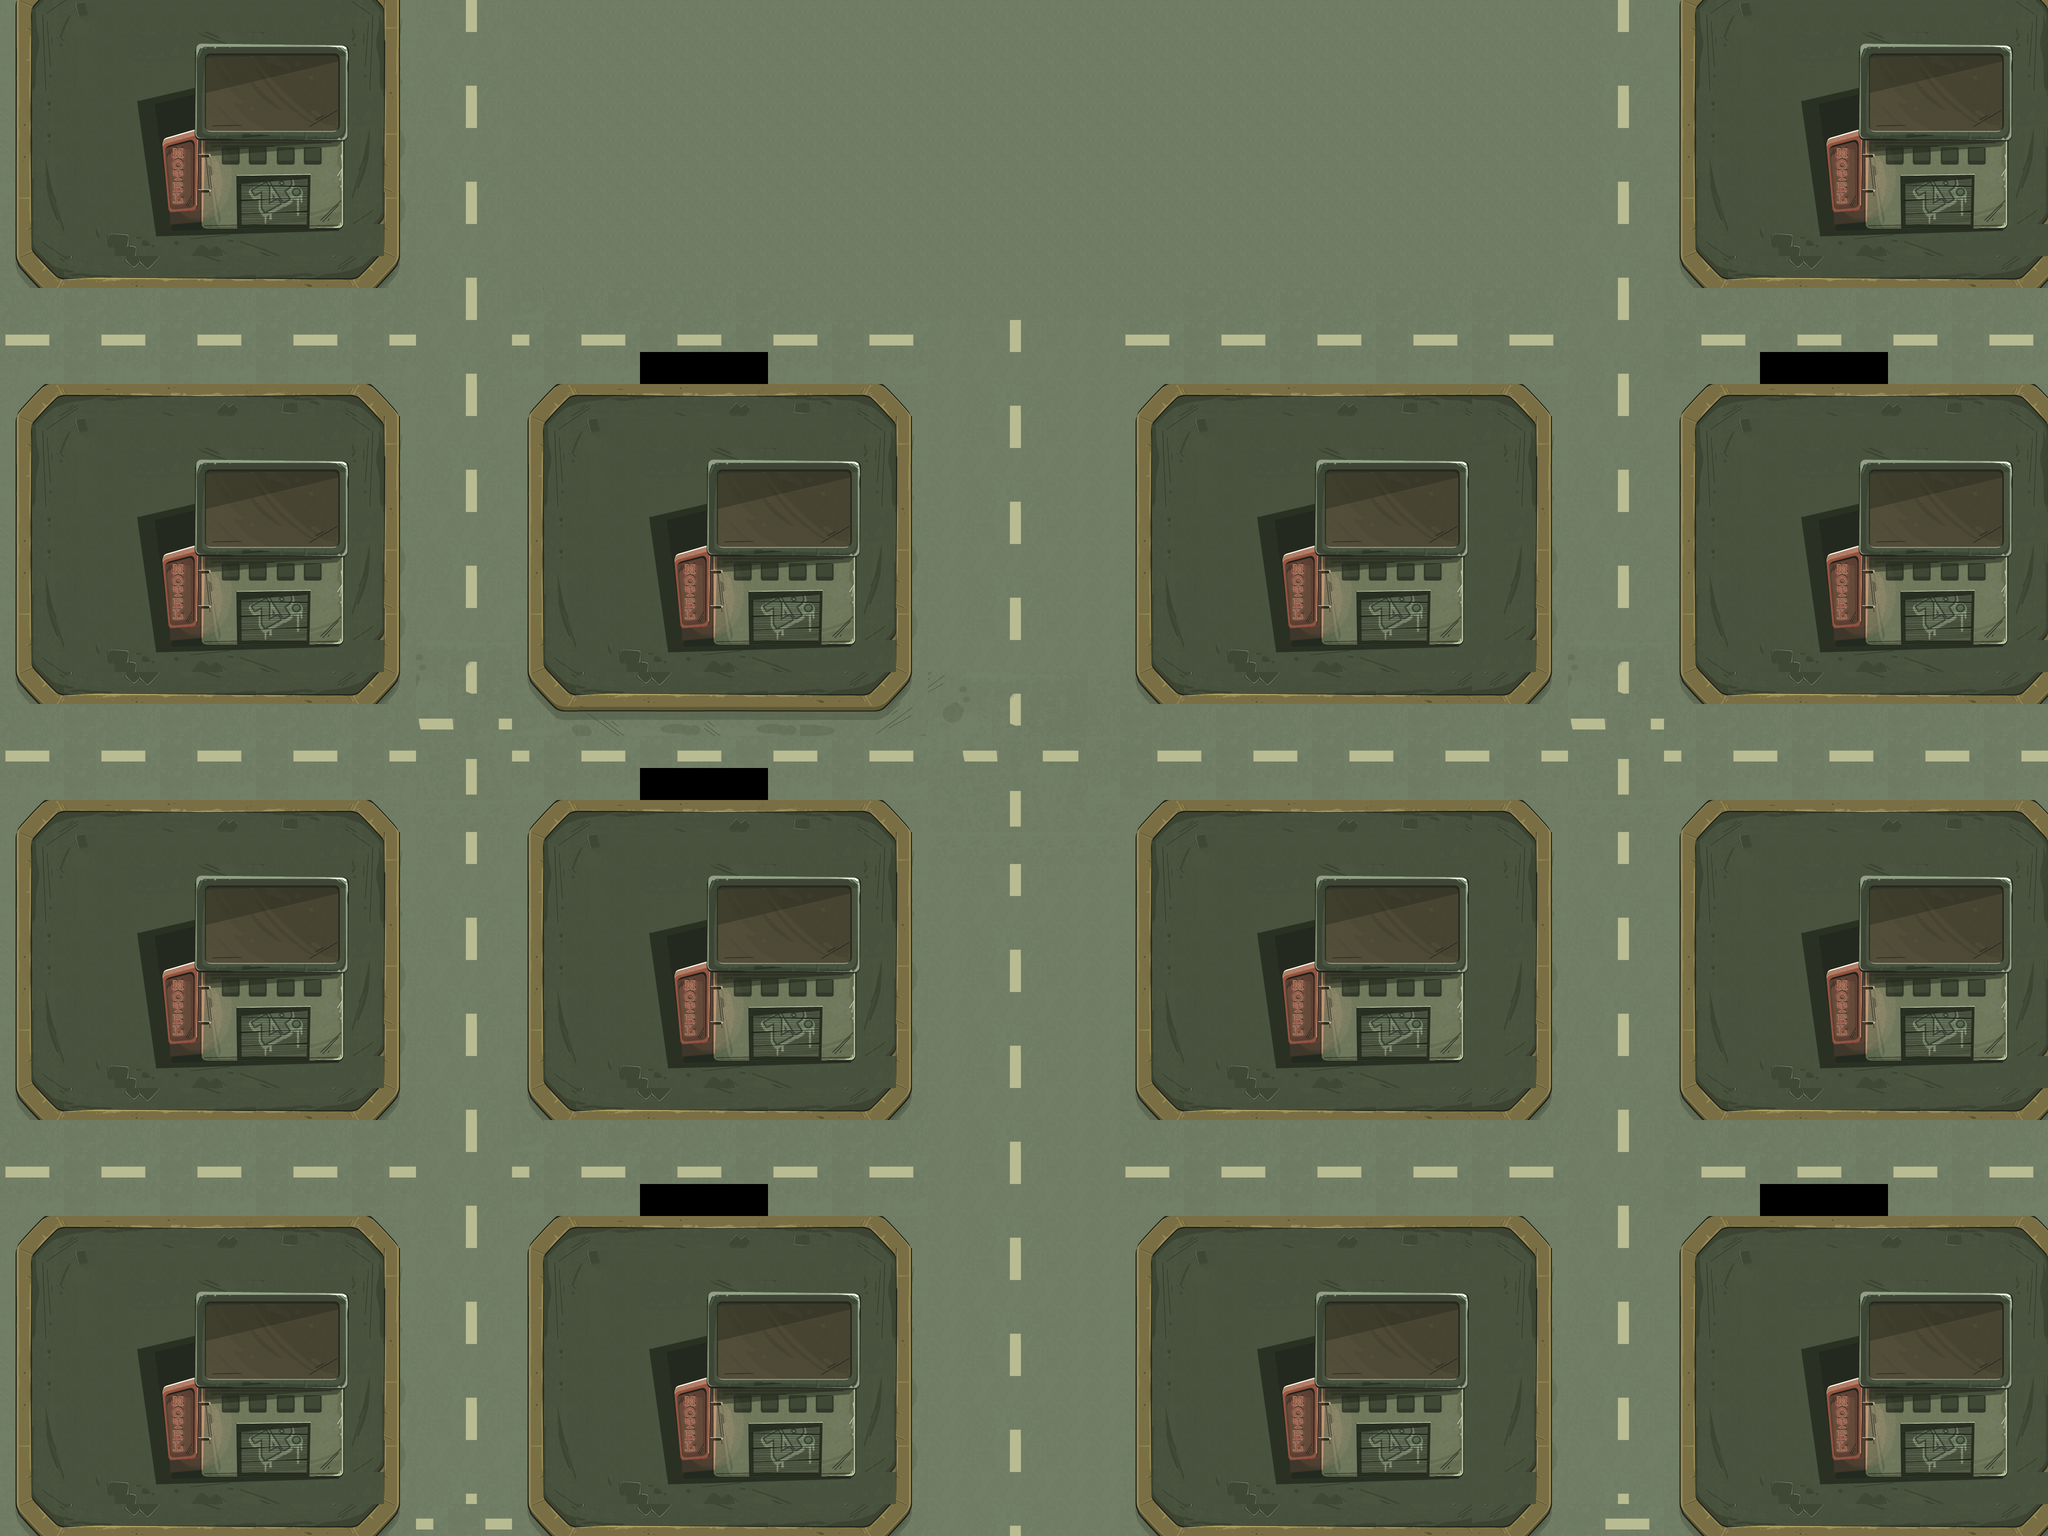

Rendered tile map (Tiled .tmx) drawn with the repository's tilesets; below, a short description and the map source with its tile grids summarised:
An orthogonal 64x48 tile map with 64x64 px tiles, 1 tile layer (main), 1 hidden layer not drawn, 2 tilesets and 16 objects.

<map version="1.0" orientation="orthogonal" width="64" height="48" tilewidth="64" tileheight="64">
 <tileset firstgid="1" name="tiles" tilewidth="64" tileheight="64">
  <image source="tiles.png" width="517" height="516" />
  <tile id="9">
   <properties>
    <property name="can_walk" value="0" />
   </properties>
  </tile>
 </tileset>
 <tileset firstgid="65" name="map" tilewidth="64" tileheight="64">
  <image source="map.png" width="2185" height="1628" />
 </tileset>
 <layer name="main" width="64" height="48">
  <data>[3072 cells, 3052 non-empty, 157 distinct tile ids]</data>
 </layer>
 <layer name="collidables" width="64" height="48" visible="0">
  <data>[3072 cells, 748 non-empty, 1 distinct tile ids]</data>
 </layer>
 <objectgroup name="spawnPoints" width="64" height="48" visible="0">
  <object x="2811" y="260" />
  <object x="2755" y="294" />
  <object x="2718" y="328" />
  <object x="2712" y="387" />
  <object x="2118" y="1547" />
  <object x="2008" y="2356" />
  <object x="933" y="2364" />
  <object x="933" y="1637" />
  <object x="956" y="1258" />
  <object x="916" y="529" />
  <object x="1120" y="223" />
  <object x="1643" y="433" />
  <object x="3252" y="1482" />
  <object x="3289" y="2019" />
  <object x="3210" y="2712" />
  <object x="2056" y="2376" />
 </objectgroup>
</map>
